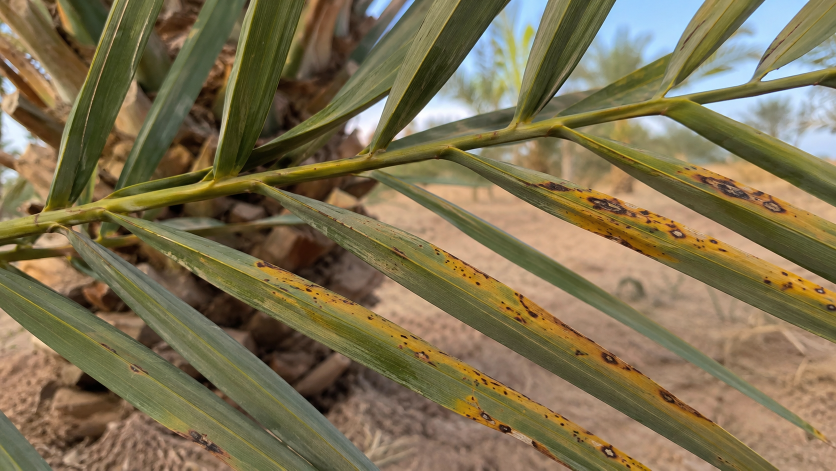
#> input picture sample_images/date_palm_leaf_sample.png, 1672 x 941 px (shown at 1/2 size)
$ python -i app.py   (imports and definitions only)
#> lines starting #> are read from the running program, lines starting #| are printed output that depends on the picture; after the words box and inside, x2 and y2 are one past the last pixel; in counts of white or black regions, pixels touching at a corner belong together
import streamlit as st
import cv2
import numpy as np
from PIL import Image

# [3 lines not run here, left out]


def process_leaf(image_rgb):
    """Return leaf mask, disease mask, overlay image, and disease percentage."""
    # Resize for faster processing
    max_width = 900
    h, w = image_rgb.shape[:2]
#> h = 941; w = 1672
    if w > max_width:
        scale = max_width / w
#> scale = 0.538
        image_rgb = cv2.resize(image_rgb, (int(w * scale), int(h * scale)))
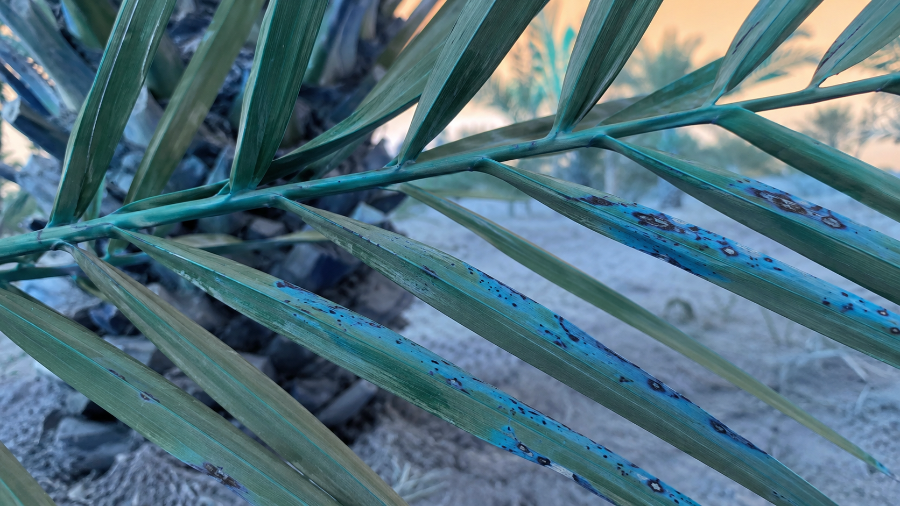
#> image_rgb: shape (506, 900, 3); mean of channels 0, 1, 2 125.7, 112.8, 80.8; drawn as B, G, R

    # OpenCV uses BGR, Streamlit/PIL uses RGB
    image_bgr = cv2.cvtColor(image_rgb, cv2.COLOR_RGB2BGR)
    blurred = cv2.GaussianBlur(image_bgr, (5, 5), 0)
    hsv = cv2.cvtColor(blurred, cv2.COLOR_BGR2HSV)
#> hsv: shape (506, 900, 3); mean H, S, V 27.4, 108, 129.5

    # 1) Leaf mask: mostly green/yellow plant pixels
    lower_leaf = np.array([15, 30, 30])
    upper_leaf = np.array([95, 255, 255])
    leaf_mask = cv2.inRange(hsv, lower_leaf, upper_leaf)
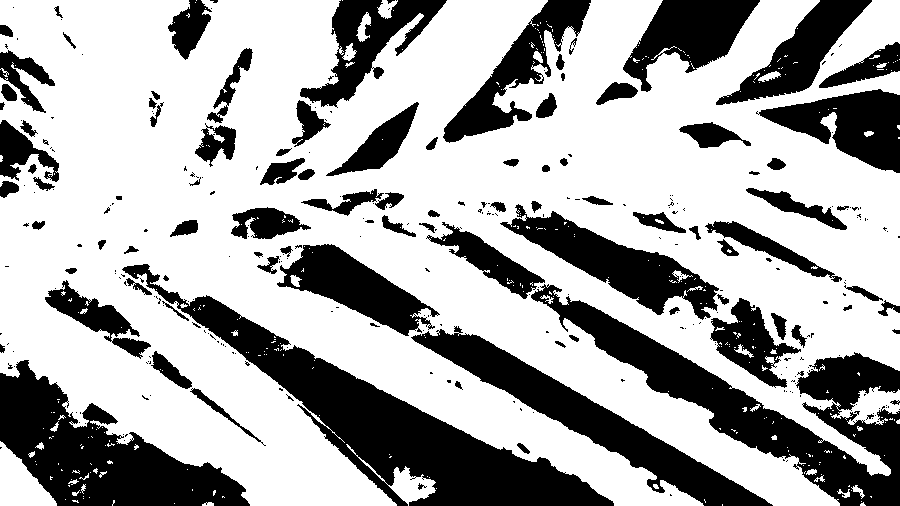
#> leaf_mask: shape (506, 900); 66.7% white; 308 black regions (211 under 20 px), largest, box (x1, y1, x2, y2) and area: (122, 264, 614, 506) 24416, (531, 284, 900, 506) 20342, (0, 360, 250, 506) 16712

    # 2) Disease-like colors: yellow/brown/dark spots inside the leaf area
    yellow_brown = cv2.inRange(hsv, np.array([10, 45, 50]), np.array([40, 255, 255]))
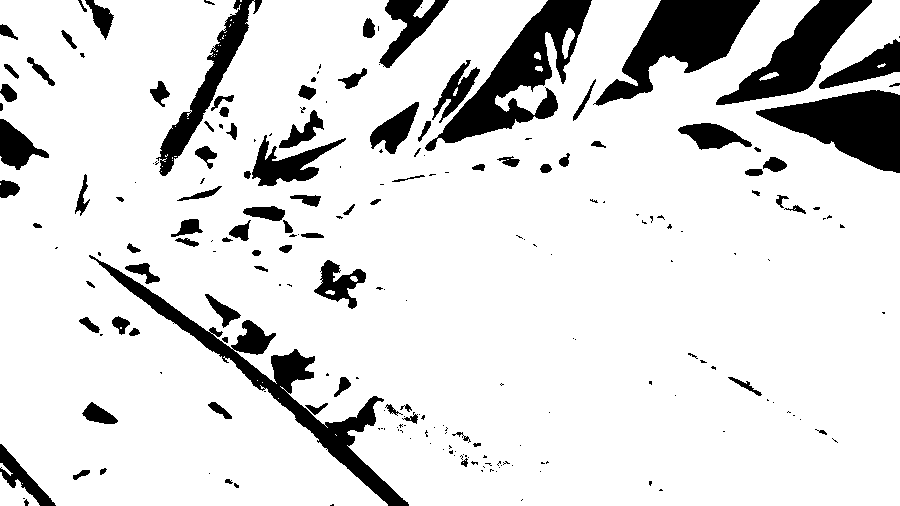
#> yellow_brown: shape (506, 900); 86.5% white; 221 black regions (126 under 20 px), largest, box (x1, y1, x2, y2) and area: (89, 255, 409, 506) 8048, (425, 0, 592, 151) 7882, (593, 0, 760, 106) 7290
    dark_spots = cv2.inRange(hsv, np.array([0, 20, 0]), np.array([180, 255, 85]))
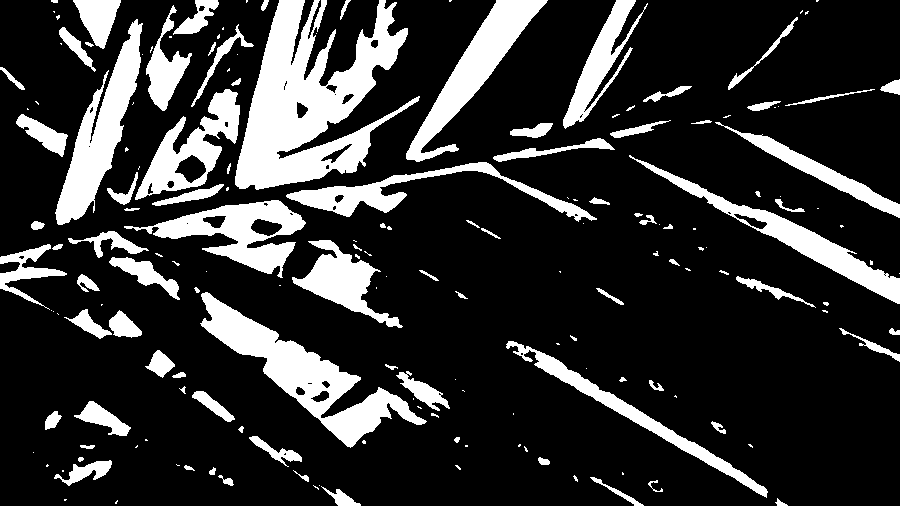
#> dark_spots: shape (506, 900); 19.6% white; 177 white regions (85 under 20 px), largest, box (x1, y1, x2, y2) and area: (235, 0, 420, 190) 16961, (200, 292, 427, 448) 8756, (55, 19, 143, 225) 6234
    disease_mask = cv2.bitwise_or(yellow_brown, dark_spots)
#> disease_mask: shape (506, 900); 90.1% white; 145 black regions (106 under 20 px), largest, box (x1, y1, x2, y2) and area: (425, 0, 592, 151) 7811, (596, 0, 760, 106) 7273, (756, 90, 900, 173) 6614
    disease_mask = cv2.bitwise_and(disease_mask, leaf_mask)
#> disease_mask: shape (506, 900); 64.2% white; 310 black regions (210 under 20 px), largest, box (x1, y1, x2, y2) and area: (89, 255, 614, 506) 28482, (531, 284, 900, 506) 20342, (0, 360, 250, 506) 16712

    # 3) Morphological processing to clean noise
    kernel = np.ones((5, 5), np.uint8)
    leaf_mask = cv2.morphologyEx(leaf_mask, cv2.MORPH_CLOSE, kernel, iterations=2)
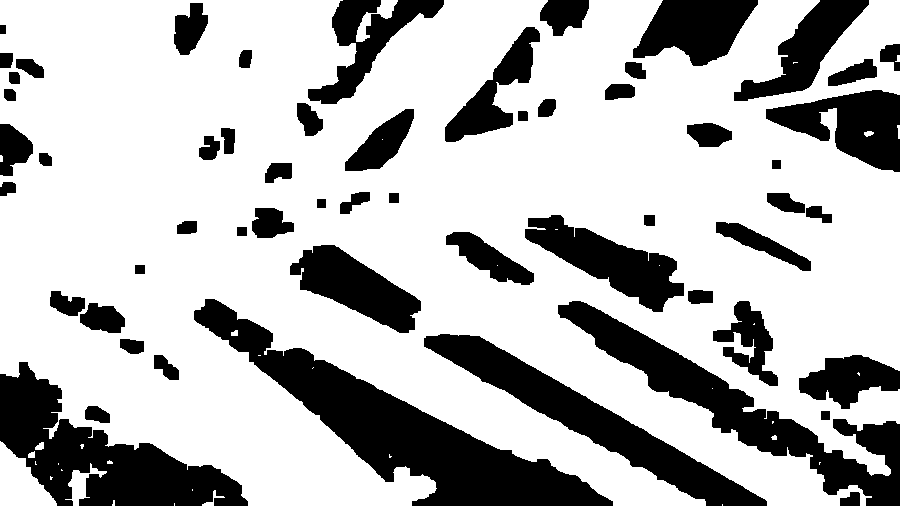
#> leaf_mask: shape (506, 900); 72.2% white; 57 black regions, largest, box (x1, y1, x2, y2) and area: (194, 299, 613, 506) 22029, (0, 362, 248, 506) 15067, (558, 301, 900, 506) 14424
    disease_mask = cv2.morphologyEx(disease_mask, cv2.MORPH_OPEN, kernel, iterations=1)
#> disease_mask: shape (506, 900); 62.2% white; 123 black regions (61 under 20 px), largest, box (x1, y1, x2, y2) and area: (419, 201, 900, 506) 37996, (89, 255, 614, 506) 29502, (257, 244, 773, 506) 19242
    disease_mask = cv2.morphologyEx(disease_mask, cv2.MORPH_CLOSE, kernel, iterations=2)
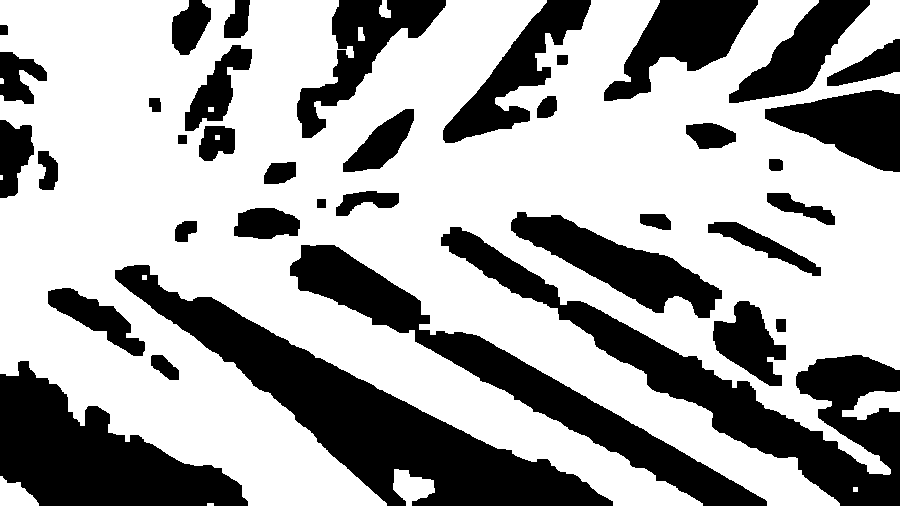
#> disease_mask: shape (506, 900); 64.9% white; 38 black regions, largest, box (x1, y1, x2, y2) and area: (115, 265, 613, 506) 29236, (441, 227, 900, 506) 24471, (0, 361, 248, 506) 18570

    leaf_pixels = int(np.count_nonzero(leaf_mask))
#> leaf_pixels = 328735
    disease_pixels = int(np.count_nonzero(disease_mask))
#> disease_pixels = 295648
    percentage = (disease_pixels / leaf_pixels * 100) if leaf_pixels > 0 else 0
#> percentage = 89.94

    if percentage < 3:
        label = "Healthy / Low suspected disease"
    elif percentage < 12:
        label = "Suspected Moderate disease"
    else:
        label = "Suspected High disease"

    overlay = image_rgb.copy()
    red = np.zeros_like(overlay)
    red[:, :, 0] = 255  # red channel in RGB
    overlay[disease_mask > 0] = cv2.addWeighted(overlay, 0.45, red, 0.55, 0)[disease_mask > 0]
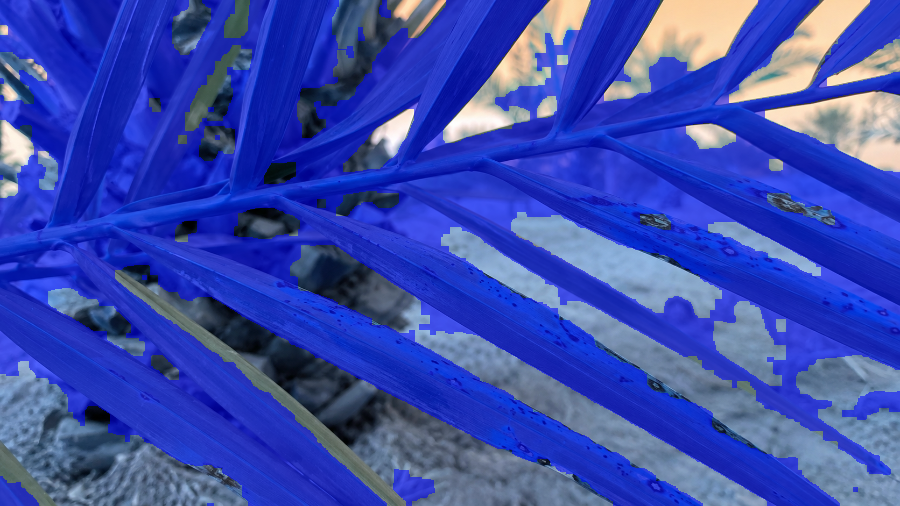
#> overlay: shape (506, 900, 3); mean of channels 0, 1, 2 174.9, 74.9, 57.9; drawn as B, G, R

    return leaf_mask, disease_mask, overlay, percentage, label

# [20 lines not run here, left out]

>>> import cv2
>>> picture = cv2.cvtColor(cv2.imread('sample_images/date_palm_leaf_sample.png'), cv2.COLOR_BGR2RGB)
>>> result = process_leaf(picture)
#> result = 5 items
